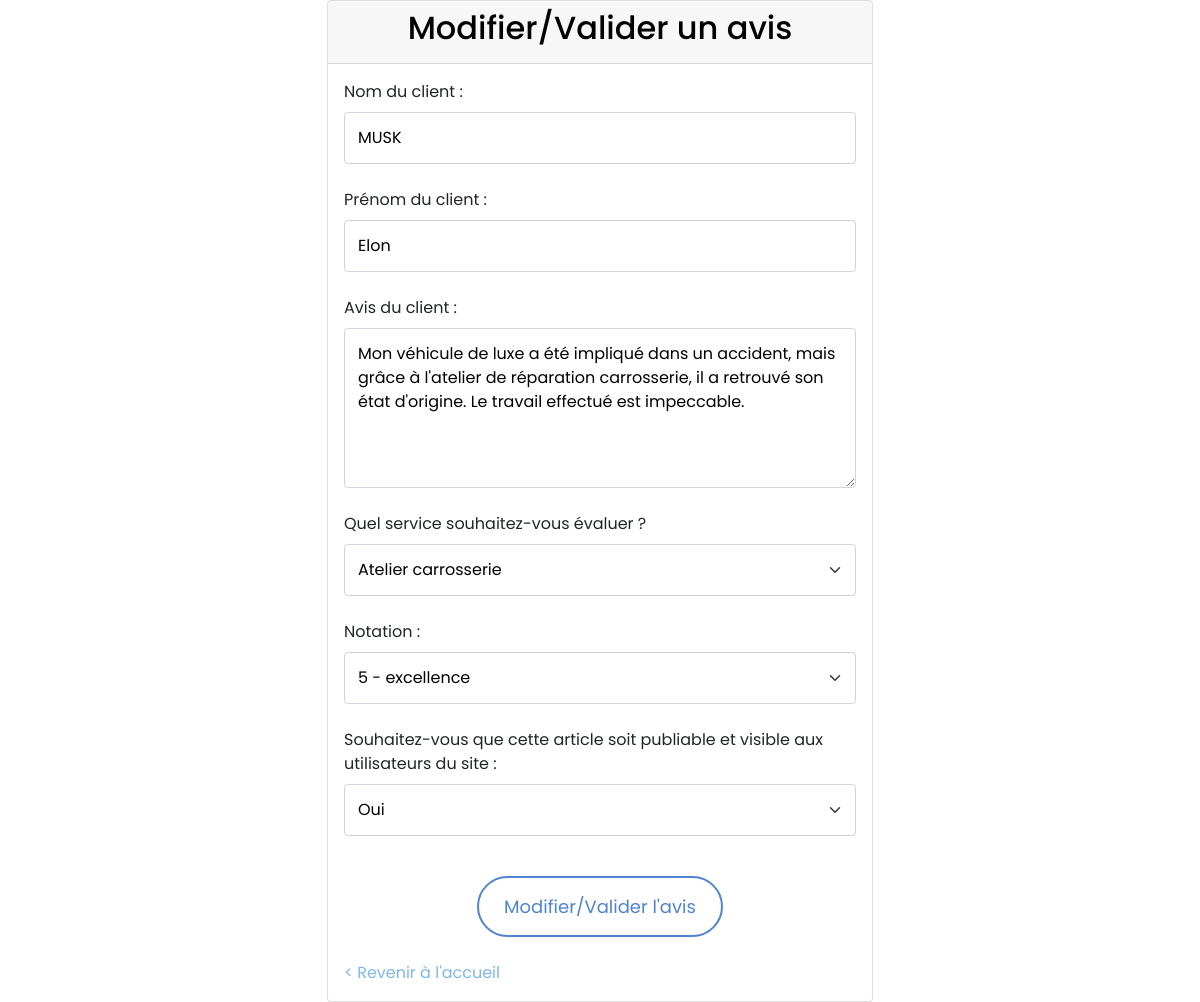
The page /admin/updateOpinions.php?id=3 (signed in) on the database its author committed.
### tables this page shows
CREATE TABLE IF NOT EXISTS `notice` (
  `id` int NOT NULL AUTO_INCREMENT,
  `name` varchar(50) DEFAULT NULL,
  `firstname` varchar(20) DEFAULT NULL,
  `text` longtext,
  `notation` int DEFAULT NULL,
  `statut` int DEFAULT NULL,
  `prestations` varchar(1) DEFAULT NULL,
  PRIMARY KEY (`id`)
);

### admin/updateOpinions.php (the view, shortened to what this page needs)
<?PHP
    require_once './templates/php/config.php';
    include_once './templates/php/head.php';
?>
<?PHP
    if(isset($_GET['id'])) {
        $sql = "SELECT * FROM notice WHERE id = ?";
        $rs_select = $bdd->prepare($sql);
        $userID = $_GET['id'];
        $rs_select->bindValue(1, $userID, PDO::PARAM_INT);
        $rs_select->execute();
        $donnees = $rs_select->fetch(PDO::FETCH_ASSOC);
        $name = $donnees['name'];
        $firstname = $donnees['firstname'];
        $text=$donnees['text'];
        $prestations=$donnees['prestations'];
        $notation=$donnees['notation'];
        $statut=$donnees['statut'];
    }
?>
<body>
<main>
<div class="container">
            <div class="row justify-content-center align-items-center min-vh-100">
                <div class="col-md-6">
                    <div class="card">
                        <div class="card-header">
                            <h3 class="text-center">Modifier/Valider un avis</h3>
                        </div>
                        <div class="card-body">
                            <form action="" method="POST">
                                <div class="mb-3">
                                    <label for="name" class="form-label">Nom du client :</label>
                                    <input type="text" name="name" class="form-control" id="name" value="<?= $name; ?>">
                                </div>
                                <div class="mb-3">
                                    <label for="firstname" class="form-label">Prénom du client :</label>
                                    <input type="firstname" name="firstname" class="form-control" id="firstname" value="<?= $firstname; ?>">
                                </div>
                                <div class="mb-3">
                                    <label for="text" class="form-label">Avis du client :</label>
                                    <textarea wrap="on" type="textarea" name="text" class="form-control" id="text"><?= $text; ?></textarea>
                                </div>
                                <div class="mb-3">
                                    <label for="prestations" class="form-label">Quel service souhaitez-vous évaluer ?</label>
                                    <select class="form-select" id="prestations" name="prestations">
                                        <option value="C" <?php if ($prestations == 'C') { echo 'selected'; } ?>>Atelier carrosserie</option>
                                    </select>
                                </div>
                                <div class="mb-3">
                                    <label for="notation" class="form-label">Notation :</label>
                                    <select class="form-select" id="notation" name="notation">
                                        <option value="5" <?php if ($notation == 5) { echo 'selected'; } ?>>5 - excellence</option>
                                    </select>
                                </div>
                                <div class="mb-3">
                                    <label for="statut" class="form-label">Souhaitez-vous que cette article soit publiable et visible aux utilisateurs du site :</label>
                                    <select class="form-select" id="statut" name="statut">
                                        <option value="1" <?php if ($statut == 1) { echo 'selected'; } ?>>Oui</option>
                                    </select>
                                </div>
                                <div class="text-center">
                                    <button name="update" type="submit" class="btn custom-btn custom-border-btn btn-smoothscroll mt-3">Modifier/Valider l'avis</button>
                                </div>
                            </form>
                            <a class="mt-4" href="./landing.php">< Revenir à l'accueil</a>
                        </div>
                    </div>
                </div>
            </div>
        </div>
</main>
</body>
</html>

### admin/templates/css/style.css (style rules this page uses)
body { background-color: var(--white-color); font-family: var(--body-font-family); }
h2, h3, h4, h5, h6 { color: var(--dark-color); }
h1, h2, h3, h4, h5, h6 { font-weight: var(--font-weight-medium); }
h3 { font-size: var(--h3-font-size); }
a, button { touch-action: manipulation; transition: all 0.3s; }
a { display: inline-block; color: var(--primary-color); text-decoration: none; }
.form-control, .form-select { color: var(--dark-color); margin-bottom: 24px; padding: 13px; outline: none; font-size: 16px; }
.form-control[name=text] { height: 10rem; }
.custom-btn { background: var(--custom-btn-bg-color); border: 2px solid transparent; border-radius: var(--border-radius-large); color: var(--white-color); font-size: var(--btn-font-size); font-weight: var(--font-weight-normal); line-height: normal; transition: all 0.3s; padding: 15px 25px; }
.custom-border-btn { background: transparent; border: 2px solid var(--custom-btn-bg-color); color: var(--custom-btn-bg-color); }
.card { height: 100%; }

### rows shown on the page
notice: name "MUSK", firstname "Elon", text "Mon véhicule de luxe a été impliqué dans un accident, mais grâce à l'atelier de réparation carrosserie, il a retrouvé son état d'origine. Le travail effectué est impeccable.", prestations "Atelier carrosserie", notation "5 - excellence", statut "Oui"
